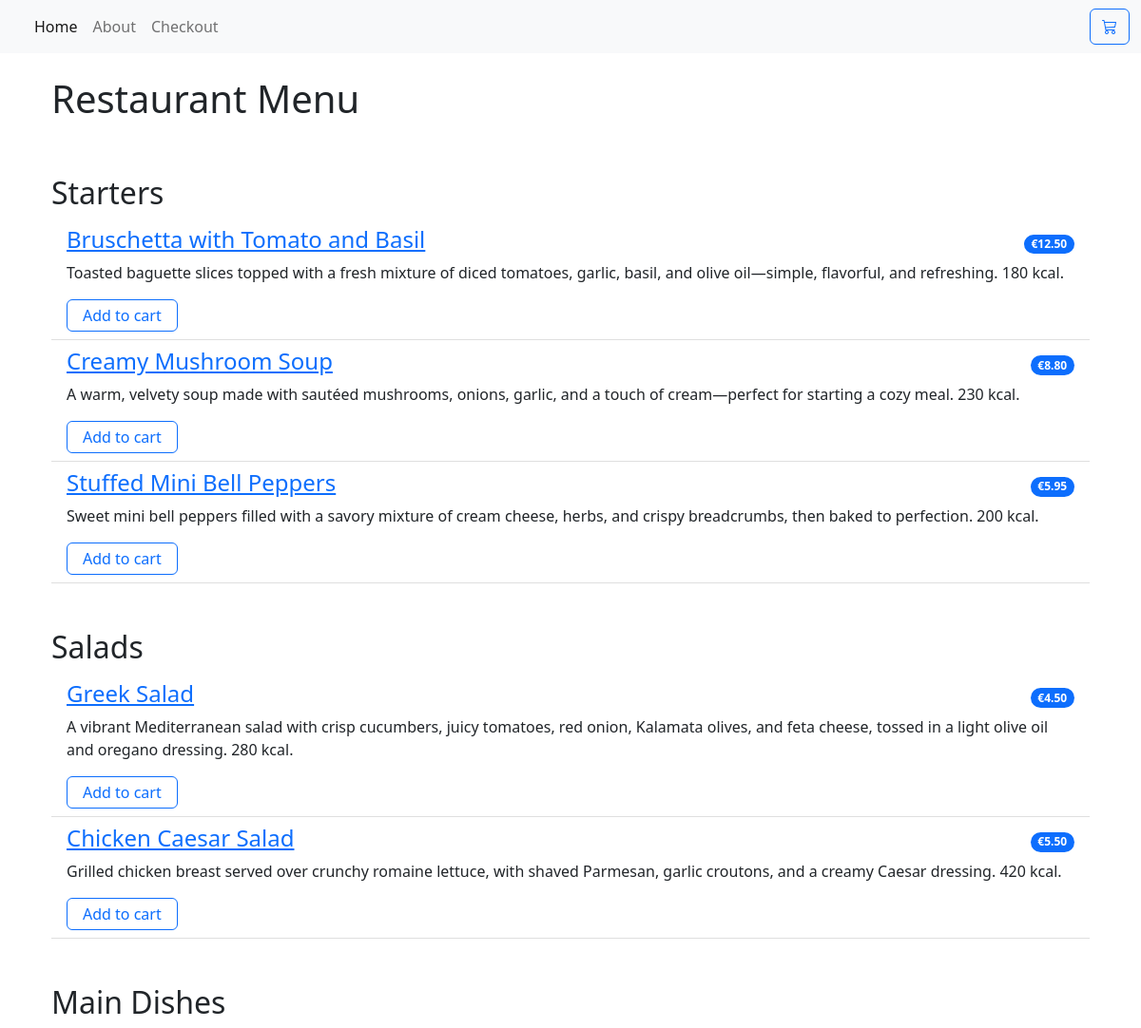
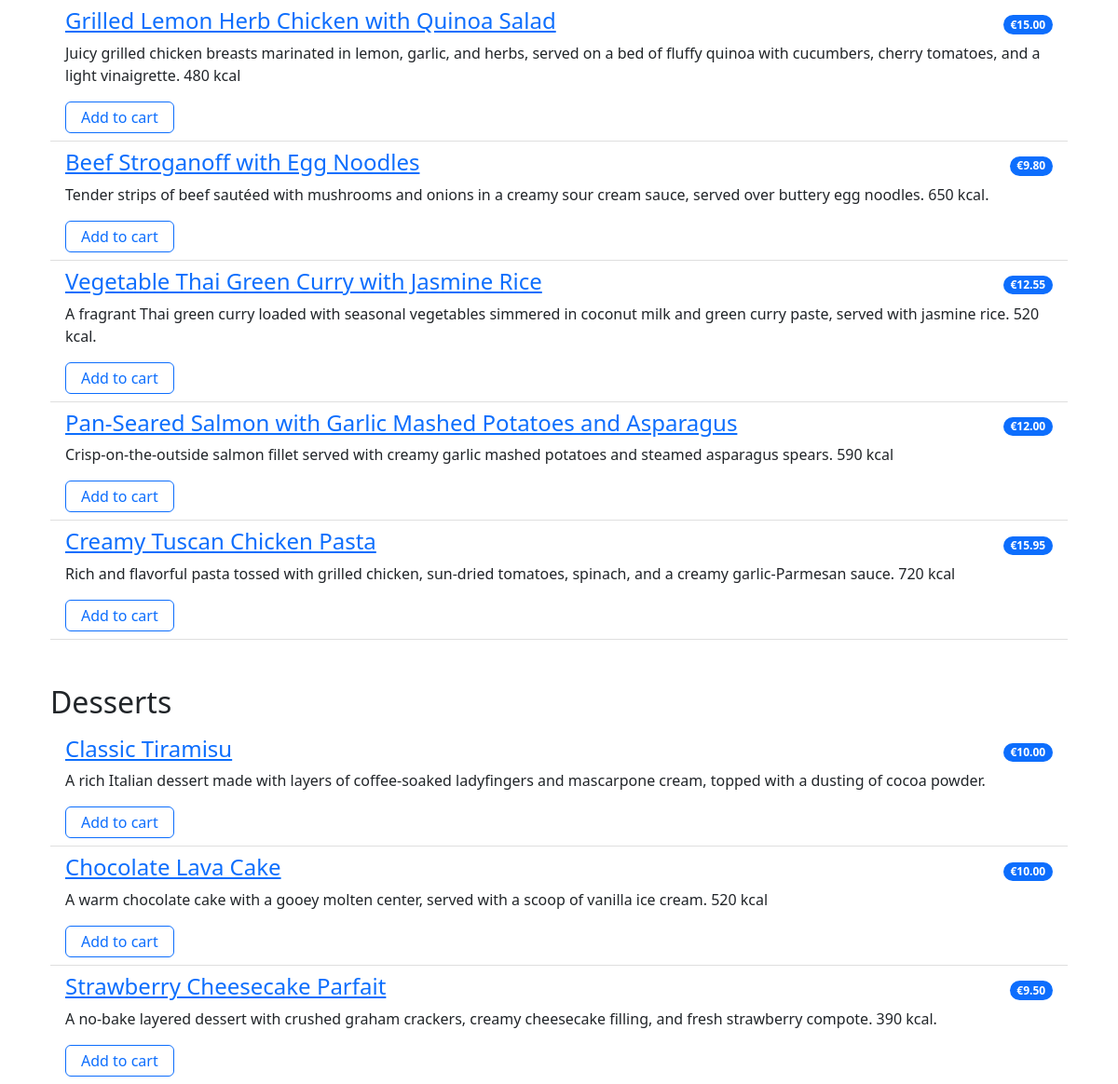
The page / on the database its author committed (2 pictures, top to bottom).
### restaurant_menu/models.py (models this page shows, shortened)
class Item(models.Model):
    meal = models.CharField(max_length=1000, unique=True)
    description = models.CharField(max_length=2000)
    price = models.DecimalField(max_digits=50,decimal_places=2)
    meal_type = models.CharField(max_length=1000, choices=MEAL_TYPE)
    author = models.ForeignKey(User,on_delete=models.PROTECT)
    status = models.IntegerField(choices=status, default=1)
    date_created = models.DateTimeField(auto_now_add=True)
    date_updated = models.DateTimeField(auto_now=True)
    image = models.ImageField(upload_to='menu_images/', blank=True, null=True)

### restaurant_menu/views.py (the view)
# urls.py: path('',views.MenuList.as_view(), name='home'),
class MenuList(generic.ListView):
    queryset = Item.objects.order_by("date_created")
    template_name = "index.html"
    def get_context_data(self, **kwargs):
        context = super().get_context_data(**kwargs)
        context["meals"] = MEAL_TYPE
        return context

### templates/index.html (shortened to what this page needs)
{% extends 'base.html' %}
{% block content %}
<div class="container">
    <h1>Restaurant Menu</h1>
    <ul class="list-group list-group-flush">
        {% for meal in meals %}
            <h2 class="pt-5">{{ meal.1 }}</h2>
            {% for row in item_list %}
                {% if row.meal_type == meal.0 %}
                    <li class="list-group-item d-flex justify-content-between align-items-center border-0 pb-0">
                        <a href="{% url 'menu_item' row.pk %}"><h4>{{ row.meal }}</h4></a>
                        <span class="badge bg-primary rounded-pill">€{{ row.price }}</span>
                    </li>
                    <li class="list-group-item pt-0">
                        <p>{{ row.description }}</p>
                        <form method="post" action="{% url 'add_to_cart' row.pk %}">
                            <button type="submit" class="btn btn-outline-primary px-3 py-1">Add to cart</button>
                        </form>
                    </li>
                {% endif %}
            {% endfor %}
        {% endfor %}
    </ul>
</div>
{% endblock content %}

### templates/base.html (shortened to what this page needs)
<!DOCTYPE html>
<html lang="en">
    <head>
        <link href="https://cdn.jsdelivr.net/npm/bootstrap@5.2.0-beta1/dist/css/bootstrap.min.css" rel="stylesheet">
        <link rel="stylesheet" href="https://cdn.jsdelivr.net/npm/bootstrap-icons@1.8.0/font/bootstrap-icons.css">
    </head>
    <body>
        <nav class="navbar navbar-expand-lg bg-light">
            <div class="container-fluid">
                <div class="collapse navbar-collapse" id="navbarNav">
                    <ul class="navbar-nav me-auto">
                        <li class="nav-item">
                            <a class="nav-link active" aria-current="page" href="{% url 'home' %}">Home</a>
                        </li>
                        <li class="nav-item">
                            <a class="nav-link" aria-current="page" href="{% url 'about' %}">About</a>
                        </li>
                        <li class="nav-item">
                            <a class="nav-link" aria-current="page" href="{% url 'checkout' %}">Checkout</a>
                        </li>
                    </ul>
                    <div class="d-flex">
                        <a href="{% url 'view_cart' %}" class="btn btn-outline-primary cart-icon">
                            <i class="bi bi-cart3"></i>
                        </a>
                    </div>
                </div>
            </div>
        </nav>
        <div class="container mt-4">
            {% block content %}
            {% endblock content %}
        </div>
    </body>
</html>

### templates/base.html (style rules this page uses)
.cart-icon { position: relative; margin-left: 15px; }

### rows shown on the page
Item: meal "Bruschetta with Tomato and Basil", price "12.50", description "Toasted baguette slices topped with a fresh mixture of diced tomatoes, garlic, basil, and olive oil—simple, flavorful, and refreshing. 180 kcal."
Item: meal "Creamy Mushroom Soup", price "8.80", description "A warm, velvety soup made with sautéed mushrooms, onions, garlic, and a touch of cream—perfect for starting a cozy meal. 230 kcal."
Item: meal "Stuffed Mini Bell Peppers", price "5.95", description "Sweet mini bell peppers filled with a savory mixture of cream cheese, herbs, and crispy breadcrumbs, then baked to perfection. 200 kcal."
Item: meal "Greek Salad", price "4.50", description "A vibrant Mediterranean salad with crisp cucumbers, juicy tomatoes, red onion, Kalamata olives, and feta cheese, tossed in a light olive oil and oregano dressing. 280 kcal."
Item: meal "Chicken Caesar Salad", price "5.50", description "Grilled chicken breast served over crunchy romaine lettuce, with shaved Parmesan, garlic croutons, and a creamy Caesar dressing. 420 kcal."
Item: meal "Grilled Lemon Herb Chicken with Quinoa Salad", price "15.00", description "Juicy grilled chicken breasts marinated in lemon, garlic, and herbs, served on a bed of fluffy quinoa with cucumbers, cherry tomatoes, and a light vinaigrette. 480 kcal"
Item: meal "Beef Stroganoff with Egg Noodles", price "9.80", description "Tender strips of beef sautéed with mushrooms and onions in a creamy sour cream sauce, served over buttery egg noodles. 650 kcal."
Item: meal "Vegetable Thai Green Curry with Jasmine Rice", price "12.55", description "A fragrant Thai green curry loaded with seasonal vegetables simmered in coconut milk and green curry paste, served with jasmine rice. 520 kcal."
Item: meal "Pan-Seared Salmon with Garlic Mashed Potatoes and Asparagus", price "12.00", description "Crisp-on-the-outside salmon fillet served with creamy garlic mashed potatoes and steamed asparagus spears. 590 kcal"
Item: meal "Creamy Tuscan Chicken Pasta", price "15.95", description "Rich and flavorful pasta tossed with grilled chicken, sun-dried tomatoes, spinach, and a creamy garlic-Parmesan sauce. 720 kcal"
Item: meal "Classic Tiramisu", price "10.00", description "A rich Italian dessert made with layers of coffee-soaked ladyfingers and mascarpone cream, topped with a dusting of cocoa powder."
Item: meal "Chocolate Lava Cake", price "10.00", description "A warm chocolate cake with a gooey molten center, served with a scoop of vanilla ice cream. 520 kcal"
Item: meal "Strawberry Cheesecake Parfait", price "9.50", description "A no-bake layered dessert with crushed graham crackers, creamy cheesecake filling, and fresh strawberry compote. 390 kcal."

### other values the page prints
{{ meal.1 }} "Starters" "Salads" "Main Dishes" "Desserts"
